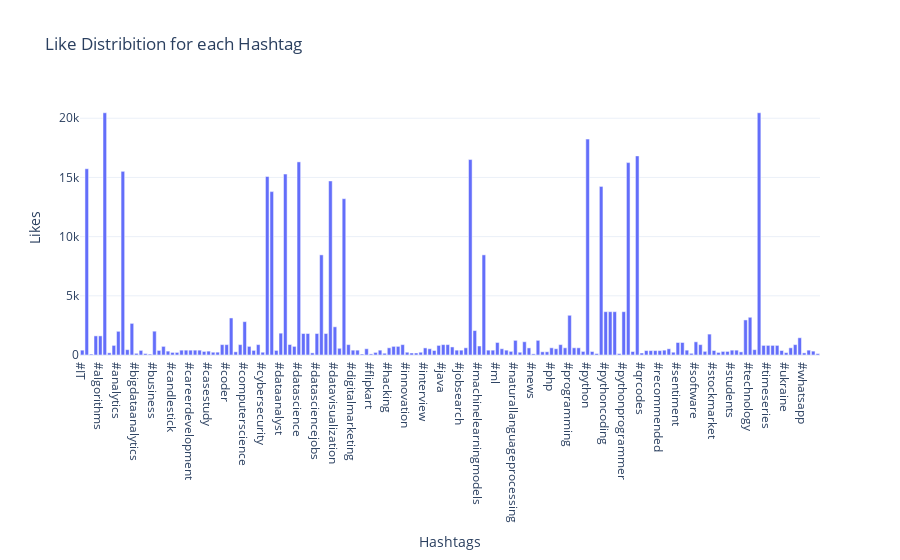
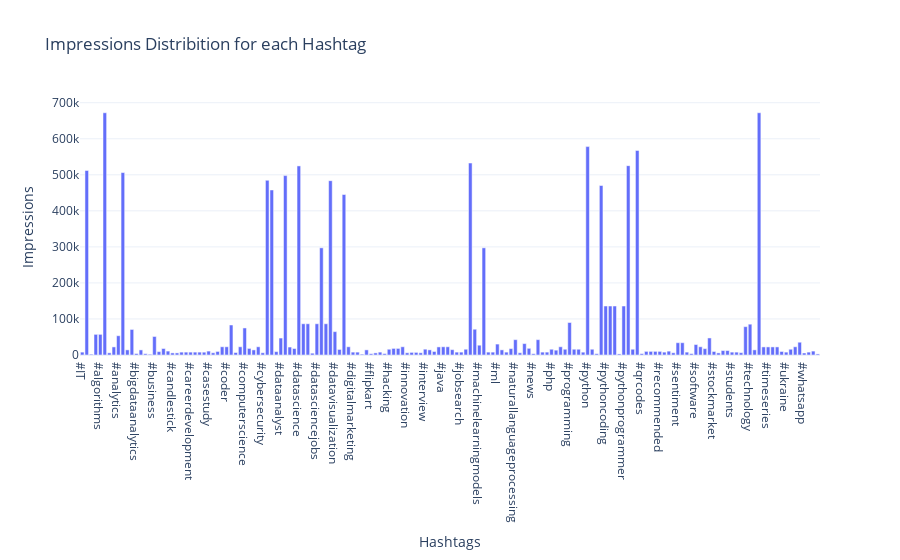

Write notebook code for charts like these, in order.
### Markdown cell above
## Question No 13
Have a look at the distribution of likes and impressions received from the presence of each
hashtag on the post as shown below

### Answer

### Code cell
df2=df.copy()
df2['Hashtags']=df2['Hashtags'].str.split()
df3=df2.explode("Hashtags")

likes_per_hashtags =df3.groupby("Hashtags")['Likes'].sum().reset_index()
fig=px.bar(likes_per_hashtags,x='Hashtags',y='Likes',title='Like Distribition for each Hashtag')
fig.show()

Impressions_per_hashtags =df3.groupby("Hashtags")['Impressions'].sum().reset_index()
fig=px.bar(Impressions_per_hashtags,x='Hashtags',y='Impressions',title='Impressions Distribition for each Hashtag')
fig.show()

### Figure 1 — Plotly figure (JSON) as saved in the notebook; plotly's stock layout.template omitted (floating-point values rounded to 4 significant figures; data arrays with more than 128 entries replaced by an {"elided": "..."} marker saying what was removed)
{"data": [{"alignmentgroup": "True", "hovertemplate": "Hashtags=%{x}<br>Likes=%{y}<extra></extra>", "legendgroup": "", "marker": {"color": "#636efa", "pattern": {"shape": ""}}, "name": "", "offsetgroup": "", "orientation": "v", "showlegend": false, "textposition": "auto", "type": "bar", "x": {"elided": "164 str values"}, "xaxis": "x", "y": {"elided": "164 int values"}, "yaxis": "y"}], "layout": {"barmode": "relative", "legend": {"tracegroupgap": 0}, "title": {"text": "Like Distribition for each Hashtag"}, "xaxis": {"anchor": "y", "domain": [0, 1], "title": {"text": "Hashtags"}}, "yaxis": {"anchor": "x", "domain": [0, 1], "title": {"text": "Likes"}}}}

### Figure 2 — Plotly figure (JSON) as saved in the notebook; plotly's stock layout.template omitted (floating-point values rounded to 4 significant figures; data arrays with more than 128 entries replaced by an {"elided": "..."} marker saying what was removed)
{"data": [{"alignmentgroup": "True", "hovertemplate": "Hashtags=%{x}<br>Impressions=%{y}<extra></extra>", "legendgroup": "", "marker": {"color": "#636efa", "pattern": {"shape": ""}}, "name": "", "offsetgroup": "", "orientation": "v", "showlegend": false, "textposition": "auto", "type": "bar", "x": {"elided": "164 str values"}, "xaxis": "x", "y": {"elided": "164 int values"}, "yaxis": "y"}], "layout": {"barmode": "relative", "legend": {"tracegroupgap": 0}, "title": {"text": "Impressions Distribition for each Hashtag"}, "xaxis": {"anchor": "y", "domain": [0, 1], "title": {"text": "Hashtags"}}, "yaxis": {"anchor": "x", "domain": [0, 1], "title": {"text": "Impressions"}}}}
